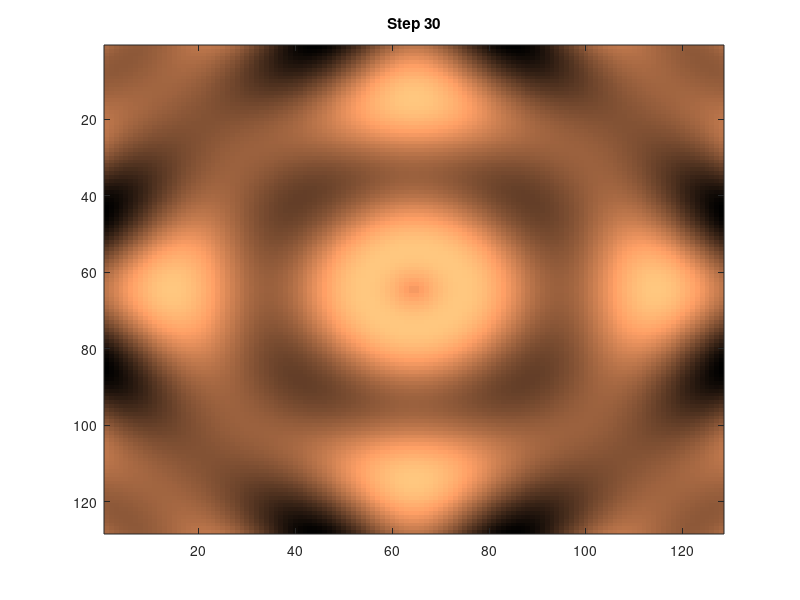

Source code (MATLAB): (Note: this script raises an error after producing the figure.)
function plasma_animation
    % Параметры
    res = [4, 4; 128, 128]; % Разрешение
    steps = 30;

    figure;
    colormap(copper(256));
    axis equal;

    for i = 1:steps
        [X, Y] = meshgrid(linspace(-1, 1, res(1, 1) + (res(2, 1) - res(1, 1)) * i/steps), ...
                          linspace(-1, 1, res(1, 2) + (res(2, 2) - res(1, 2)) * i/steps));
        Z = sin(10 * sqrt(X.^2 + Y.^2)) + cos(10 * X .* Y);

        imagesc(Z);
        title(['Step ', num2str(i)]);
        drawnow;

        pause(0.1); % Пауза в 0.1 секунды

        % Сохранение кадра
        frames(i) = getframe(gcf);
    end

    % Сохранение анимации
    v = VideoWriter('plasma_animation.avi');
    open(v);
    for i = 1:steps
        writeVideo(v, frames(i));
    end
    close(v);
end
